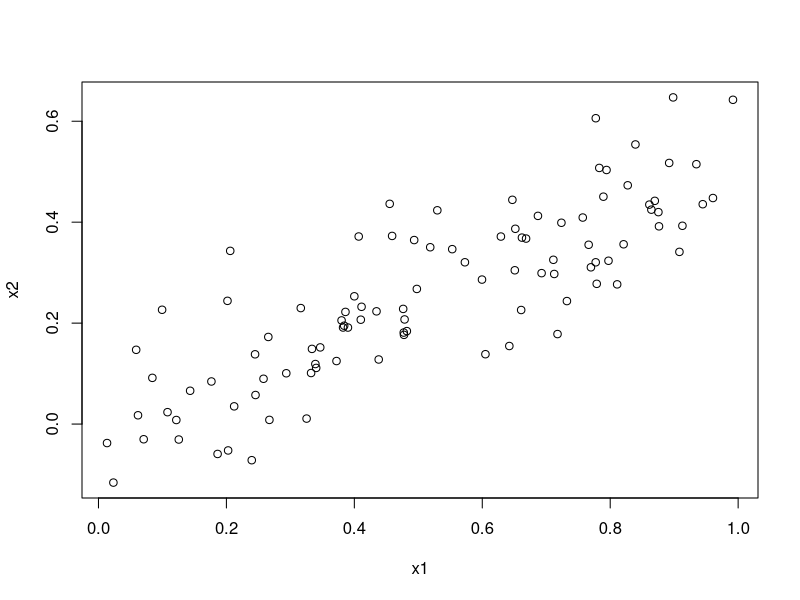
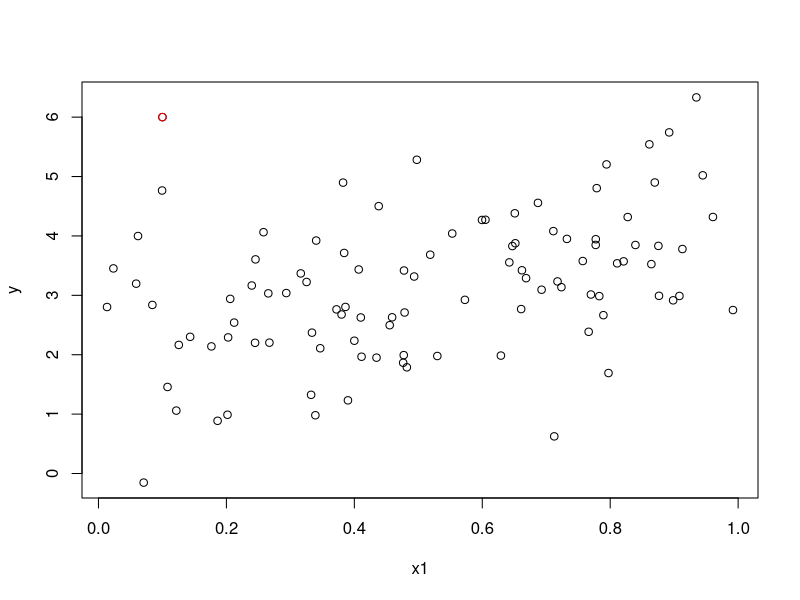
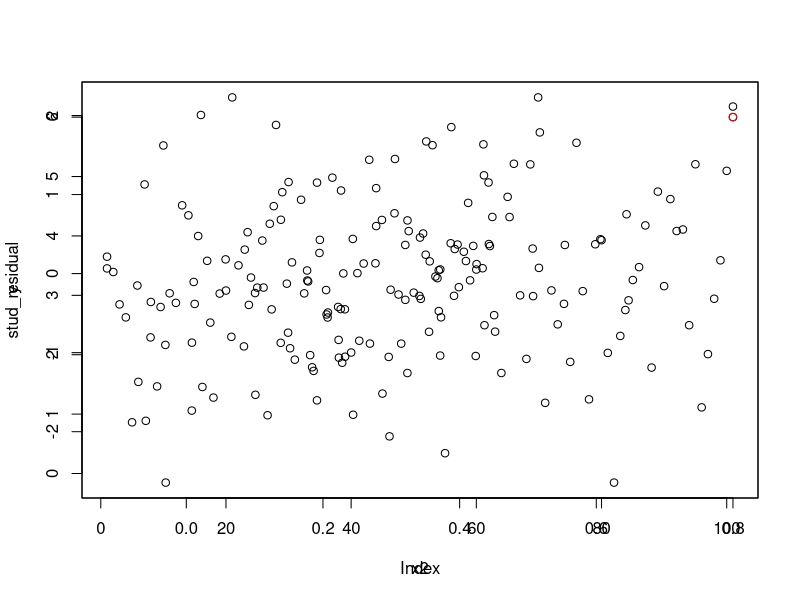
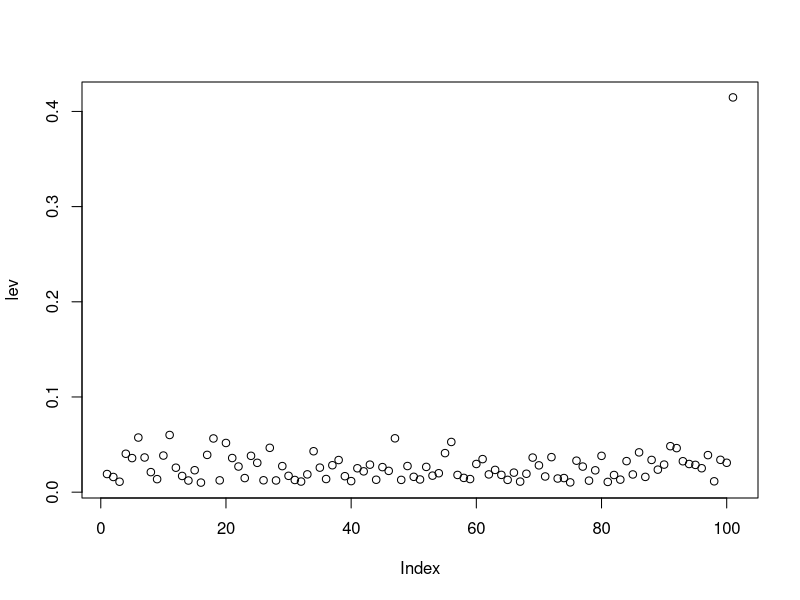
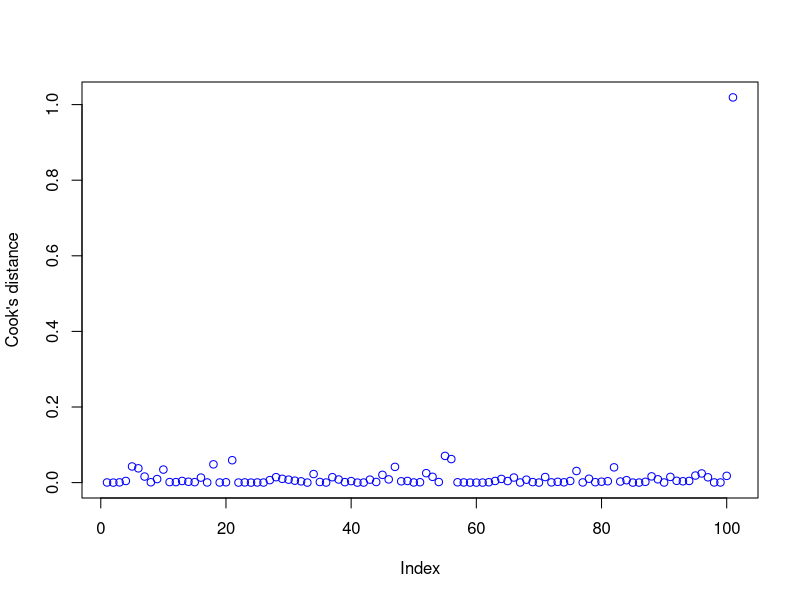

The R source for these figures, in order:
## ---- chunk 1
knitr::opts_chunk$set(fig.width=8, fig.height=6, fig.path='Figs/',
                      echo=TRUE, warning=FALSE, message=FALSE)
## ---- chunk 2
set.seed(1)
x1=runif(100)
x2=0.5*x1+rnorm(100)/10
y=2+2*x1+0.3*x2+rnorm(100)
## ---- chunk 3
cor(x1,x2)
plot(x1,x2)
## ---- chunk 4
lm.fit=lm(y~x1+x2)
summary(lm.fit)
confint (lm.fit) #confidence interval for the coefficients
## ---- chunk 5
lm.fit1=lm(y~x1)
summary(lm.fit1)
confint (lm.fit1) #confidence interval for the coefficients
## ---- chunk 6
lm.fit2=lm(y~x2)
summary(lm.fit2)
confint (lm.fit2) #confidence interval for the coefficients
## ---- chunk 7
x1=c(x1, 0.1)
x2=c(x2, 0.8)
y=c(y,6)
plot(x1,y)
points(x1[101], y[101], col = "red")

plot(x2,y)
points(x2[101], y[101], col = "red")

lm.fitg=lm(y~x1+x2)
summary(lm.fitg)
lm.fit1g=lm(y~x1)
summary(lm.fit1g)
lm.fit2g=lm(y~x1)
summary(lm.fit2g)
## ---- chunk 8
par(new=TRUE)
stud_residual = rstudent(lm.fitg) # Calculate studentized results
plot(stud_residual)
## ---- chunk 9
lev = hat(model.matrix(lm.fitg))
plot(lev)
cookdist = cooks.distance(lm.fitg) # Calculate Cook's distance
plot(cookdist,ylab="Cook's distance",col = 'blue')

